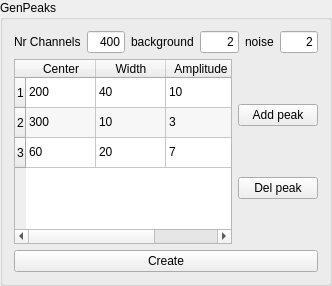
<?xml version="1.0" encoding="UTF-8"?>
<ui version="4.0">
 <class>GenPeaks</class>
 <widget class="QGroupBox" name="GenPeaks">
  <property name="geometry">
   <rect>
    <x>0</x>
    <y>0</y>
    <width>332</width>
    <height>286</height>
   </rect>
  </property>
  <property name="sizePolicy">
   <sizepolicy hsizetype="Preferred" vsizetype="MinimumExpanding">
    <horstretch>0</horstretch>
    <verstretch>0</verstretch>
   </sizepolicy>
  </property>
  <property name="windowTitle">
   <string>GenPeaks</string>
  </property>
  <property name="title">
   <string>GenPeaks</string>
  </property>
  <layout class="QVBoxLayout" name="verticalLayout_3">
   <item>
    <layout class="QVBoxLayout" name="verticalLayout">
     <item>
      <layout class="QGridLayout" name="gridLayout">
       <item row="0" column="6">
        <widget class="QLabel" name="label_16">
         <property name="sizePolicy">
          <sizepolicy hsizetype="Preferred" vsizetype="Preferred">
           <horstretch>0</horstretch>
           <verstretch>0</verstretch>
          </sizepolicy>
         </property>
         <property name="text">
          <string>noise</string>
         </property>
        </widget>
       </item>
       <item row="0" column="1">
        <widget class="QLineEdit" name="nchannels_edit">
         <property name="sizePolicy">
          <sizepolicy hsizetype="MinimumExpanding" vsizetype="Fixed">
           <horstretch>0</horstretch>
           <verstretch>0</verstretch>
          </sizepolicy>
         </property>
         <property name="minimumSize">
          <size>
           <width>10</width>
           <height>0</height>
          </size>
         </property>
         <property name="layoutDirection">
          <enum>Qt::LeftToRight</enum>
         </property>
         <property name="inputMask">
          <string/>
         </property>
         <property name="text">
          <string>400</string>
         </property>
         <property name="alignment">
          <set>Qt::AlignRight|Qt::AlignTrailing|Qt::AlignVCenter</set>
         </property>
        </widget>
       </item>
       <item row="0" column="4">
        <widget class="QLineEdit" name="background_edit">
         <property name="sizePolicy">
          <sizepolicy hsizetype="MinimumExpanding" vsizetype="Preferred">
           <horstretch>0</horstretch>
           <verstretch>0</verstretch>
          </sizepolicy>
         </property>
         <property name="minimumSize">
          <size>
           <width>10</width>
           <height>0</height>
          </size>
         </property>
         <property name="layoutDirection">
          <enum>Qt::LeftToRight</enum>
         </property>
         <property name="inputMask">
          <string/>
         </property>
         <property name="text">
          <string>2</string>
         </property>
         <property name="alignment">
          <set>Qt::AlignRight|Qt::AlignTrailing|Qt::AlignVCenter</set>
         </property>
        </widget>
       </item>
       <item row="0" column="0">
        <widget class="QLabel" name="label_14">
         <property name="sizePolicy">
          <sizepolicy hsizetype="Preferred" vsizetype="Preferred">
           <horstretch>0</horstretch>
           <verstretch>0</verstretch>
          </sizepolicy>
         </property>
         <property name="text">
          <string>Nr Channels</string>
         </property>
        </widget>
       </item>
       <item row="0" column="3">
        <widget class="QLabel" name="label_15">
         <property name="sizePolicy">
          <sizepolicy hsizetype="Preferred" vsizetype="Preferred">
           <horstretch>0</horstretch>
           <verstretch>0</verstretch>
          </sizepolicy>
         </property>
         <property name="text">
          <string>background</string>
         </property>
        </widget>
       </item>
       <item row="0" column="2">
        <spacer name="horizontalSpacer">
         <property name="orientation">
          <enum>Qt::Horizontal</enum>
         </property>
         <property name="sizeType">
          <enum>QSizePolicy::Expanding</enum>
         </property>
         <property name="sizeHint" stdset="0">
          <size>
           <width>40</width>
           <height>20</height>
          </size>
         </property>
        </spacer>
       </item>
       <item row="0" column="7">
        <widget class="QLineEdit" name="noise_edit">
         <property name="sizePolicy">
          <sizepolicy hsizetype="MinimumExpanding" vsizetype="Preferred">
           <horstretch>0</horstretch>
           <verstretch>0</verstretch>
          </sizepolicy>
         </property>
         <property name="minimumSize">
          <size>
           <width>10</width>
           <height>0</height>
          </size>
         </property>
         <property name="layoutDirection">
          <enum>Qt::LeftToRight</enum>
         </property>
         <property name="inputMask">
          <string/>
         </property>
         <property name="text">
          <string>2</string>
         </property>
         <property name="alignment">
          <set>Qt::AlignRight|Qt::AlignTrailing|Qt::AlignVCenter</set>
         </property>
        </widget>
       </item>
       <item row="0" column="5">
        <spacer name="horizontalSpacer_2">
         <property name="orientation">
          <enum>Qt::Horizontal</enum>
         </property>
         <property name="sizeType">
          <enum>QSizePolicy::Expanding</enum>
         </property>
         <property name="sizeHint" stdset="0">
          <size>
           <width>40</width>
           <height>20</height>
          </size>
         </property>
        </spacer>
       </item>
      </layout>
     </item>
    </layout>
   </item>
   <item>
    <layout class="QHBoxLayout" name="horizontalLayout" stretch="0,0">
     <item>
      <widget class="QTableWidget" name="peaks_tbl">
       <property name="sizePolicy">
        <sizepolicy hsizetype="Expanding" vsizetype="Expanding">
         <horstretch>0</horstretch>
         <verstretch>0</verstretch>
        </sizepolicy>
       </property>
       <property name="contextMenuPolicy">
        <enum>Qt::DefaultContextMenu</enum>
       </property>
       <property name="acceptDrops">
        <bool>true</bool>
       </property>
       <property name="layoutDirection">
        <enum>Qt::LeftToRight</enum>
       </property>
       <property name="inputMethodHints">
        <set>Qt::ImhDigitsOnly|Qt::ImhFormattedNumbersOnly|Qt::ImhPreferNumbers</set>
       </property>
       <property name="alternatingRowColors">
        <bool>true</bool>
       </property>
       <property name="selectionMode">
        <enum>QAbstractItemView::SingleSelection</enum>
       </property>
       <property name="selectionBehavior">
        <enum>QAbstractItemView::SelectRows</enum>
       </property>
       <property name="sortingEnabled">
        <bool>true</bool>
       </property>
       <attribute name="horizontalHeaderCascadingSectionResizes">
        <bool>false</bool>
       </attribute>
       <attribute name="horizontalHeaderDefaultSectionSize">
        <number>70</number>
       </attribute>
       <attribute name="horizontalHeaderHighlightSections">
        <bool>true</bool>
       </attribute>
       <attribute name="horizontalHeaderMinimumSectionSize">
        <number>19</number>
       </attribute>
       <attribute name="horizontalHeaderStretchLastSection">
        <bool>false</bool>
       </attribute>
       <attribute name="verticalHeaderVisible">
        <bool>true</bool>
       </attribute>
       <row>
        <property name="text">
         <string>1</string>
        </property>
       </row>
       <row>
        <property name="text">
         <string>2</string>
        </property>
       </row>
       <row>
        <property name="text">
         <string>3</string>
        </property>
       </row>
       <column>
        <property name="text">
         <string>Center</string>
        </property>
       </column>
       <column>
        <property name="text">
         <string>Width</string>
        </property>
       </column>
       <column>
        <property name="text">
         <string>Amplitude</string>
        </property>
       </column>
       <item row="0" column="0">
        <property name="text">
         <string>200</string>
        </property>
       </item>
       <item row="0" column="1">
        <property name="text">
         <string>40</string>
        </property>
       </item>
       <item row="0" column="2">
        <property name="text">
         <string>10</string>
        </property>
       </item>
       <item row="1" column="0">
        <property name="text">
         <string>300</string>
        </property>
       </item>
       <item row="1" column="1">
        <property name="text">
         <string>10</string>
        </property>
       </item>
       <item row="1" column="2">
        <property name="text">
         <string>3</string>
        </property>
       </item>
       <item row="2" column="0">
        <property name="text">
         <string>60</string>
        </property>
       </item>
       <item row="2" column="1">
        <property name="text">
         <string>20</string>
        </property>
       </item>
       <item row="2" column="2">
        <property name="text">
         <string>7</string>
        </property>
       </item>
      </widget>
     </item>
     <item>
      <layout class="QVBoxLayout" name="verticalLayout_2" stretch="0,0">
       <item>
        <widget class="QPushButton" name="addpeak_btn">
         <property name="sizePolicy">
          <sizepolicy hsizetype="Preferred" vsizetype="Fixed">
           <horstretch>0</horstretch>
           <verstretch>0</verstretch>
          </sizepolicy>
         </property>
         <property name="text">
          <string>Add peak</string>
         </property>
        </widget>
       </item>
       <item>
        <widget class="QPushButton" name="delpeak_btn">
         <property name="sizePolicy">
          <sizepolicy hsizetype="Preferred" vsizetype="Fixed">
           <horstretch>0</horstretch>
           <verstretch>0</verstretch>
          </sizepolicy>
         </property>
         <property name="text">
          <string>Del peak</string>
         </property>
        </widget>
       </item>
      </layout>
     </item>
    </layout>
   </item>
   <item>
    <widget class="QPushButton" name="create_btn">
     <property name="text">
      <string>Create</string>
     </property>
    </widget>
   </item>
  </layout>
 </widget>
 <resources/>
 <connections>
  <connection>
   <sender>delpeak_btn</sender>
   <signal>clicked()</signal>
   <receiver>GenPeaks</receiver>
   <slot>DelPeak()</slot>
   <hints>
    <hint type="sourcelabel">
     <x>342</x>
     <y>178</y>
    </hint>
    <hint type="destinationlabel">
     <x>341</x>
     <y>202</y>
    </hint>
   </hints>
  </connection>
  <connection>
   <sender>addpeak_btn</sender>
   <signal>clicked()</signal>
   <receiver>GenPeaks</receiver>
   <slot>AddPeak()</slot>
   <hints>
    <hint type="sourcelabel">
     <x>304</x>
     <y>108</y>
    </hint>
    <hint type="destinationlabel">
     <x>317</x>
     <y>97</y>
    </hint>
   </hints>
  </connection>
  <connection>
   <sender>create_btn</sender>
   <signal>clicked()</signal>
   <receiver>GenPeaks</receiver>
   <slot>GetData()</slot>
   <hints>
    <hint type="sourcelabel">
     <x>198</x>
     <y>239</y>
    </hint>
    <hint type="destinationlabel">
     <x>240</x>
     <y>219</y>
    </hint>
   </hints>
  </connection>
 </connections>
 <slots>
  <slot>AddPeak()</slot>
  <slot>DelPeak()</slot>
  <slot>GetData()</slot>
 </slots>
</ui>
